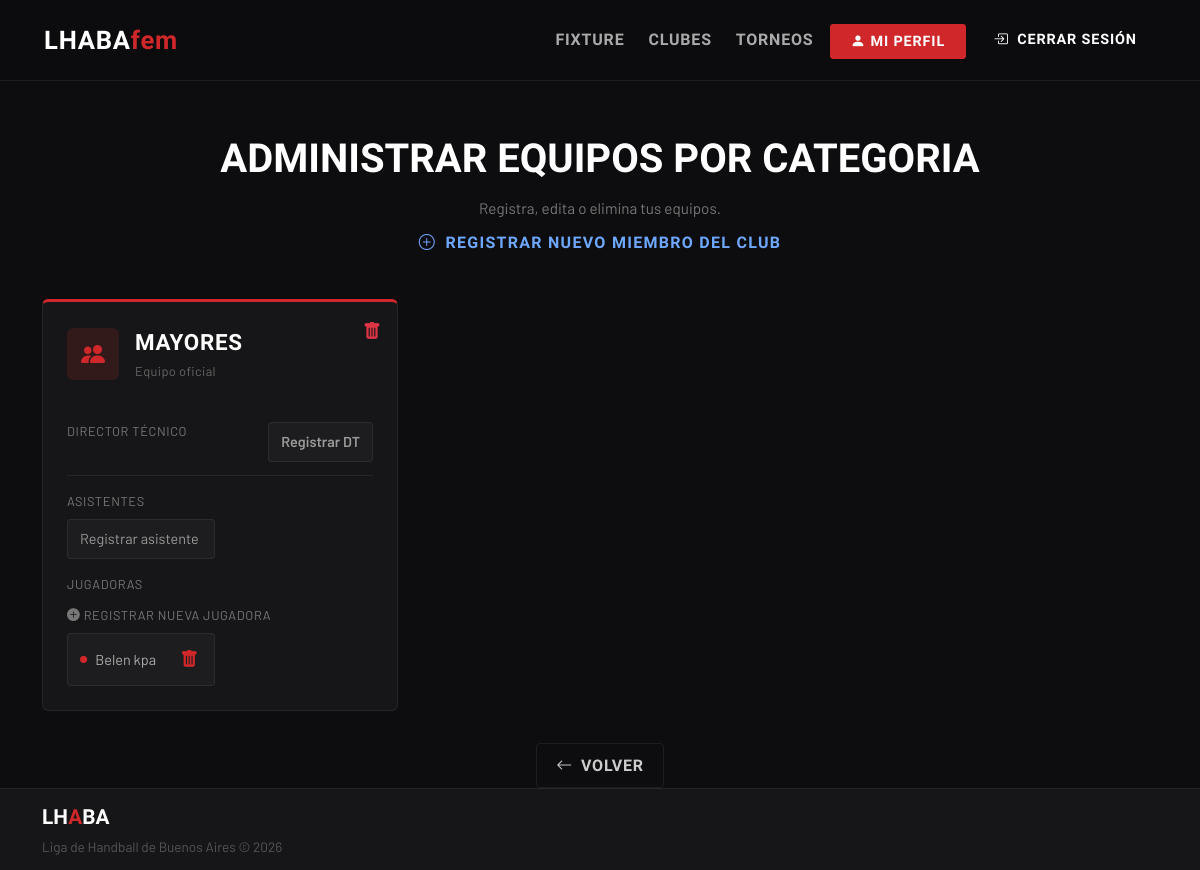
/perfil_coordinador/CPBCRA/equipos/administrar_equipos/ (signed in), run on an earlier commit of the app's database.
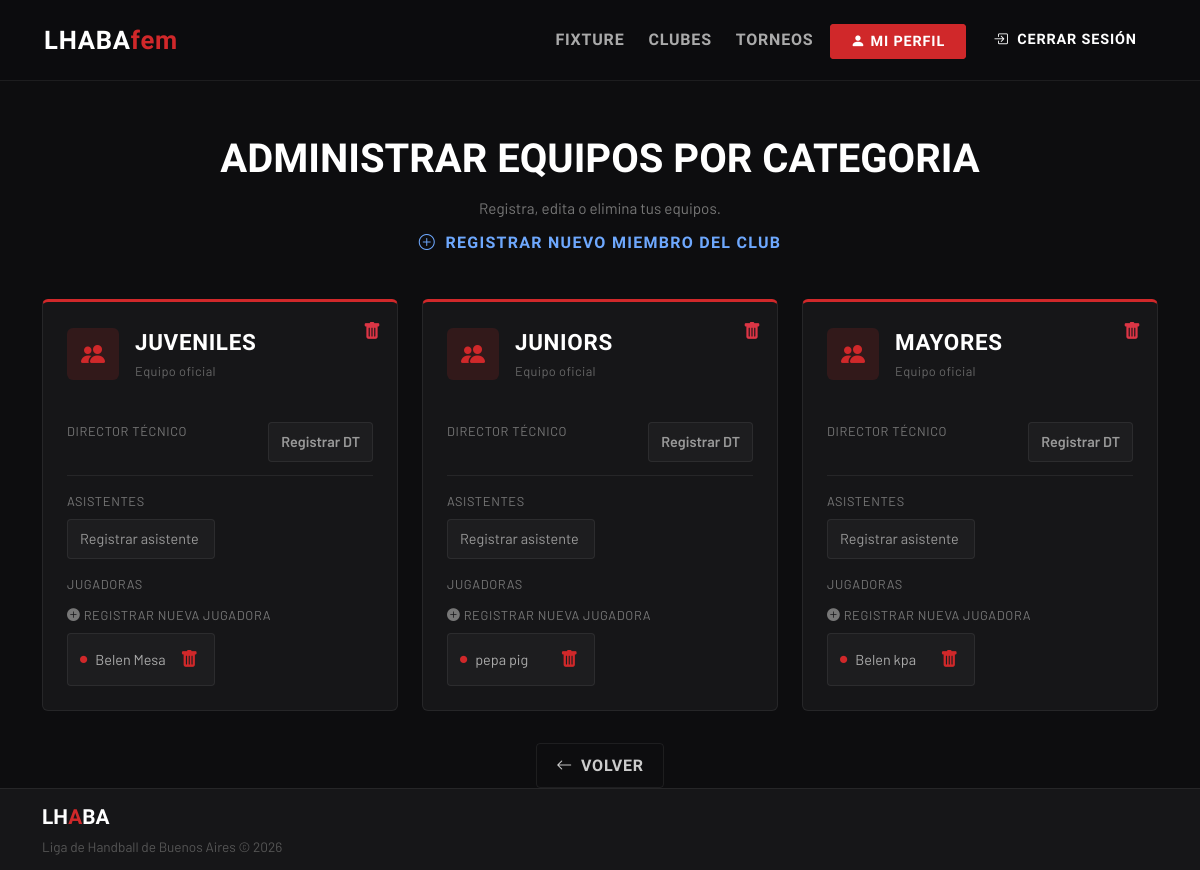
And on a later commit of the database.
### clubes/models.py (models this page shows, shortened)
class Categoria(models.Model):
    id_categoria = models.AutoField(primary_key=True)
    nombre_categoria = models.CharField(max_length=30)

class Persona(models.Model):
    id_persona = models.AutoField(primary_key=True)
    nombre = models.CharField(max_length=50)
    apellido = models.CharField(max_length=50)
    dni = models.CharField(max_length=15, unique=True)
    fecha_nacimiento = models.DateField()
    email = models.EmailField(null=True, blank=True)

### clubes/views.py (the view)
# urls.py: path("perfil_coordinador/<nombre_siglas>/equipos/administrar_equipos/", administrar_equipos, name="administrar_equipos"),
@login_required
def administrar_equipos(request,nombre_siglas):
    club = get_object_or_404(ClubesRegistrados, nombre_siglas=nombre_siglas)
    categorias = Categoria.objects.all()
    personas = PersonaRol.objects.filter(club=club)
    if not es_coordinador(club, request.user):
        return redirect('home')
    equipos = []
    for categoria in categorias:
        ver_personas = personas.filter(categoria=categoria)
        dt = ver_personas.filter(rol__rol="Director Tecnico").first()
        asistentes = ver_personas.filter(rol__rol="Asistente")
        jugadoras = ver_personas.filter(rol__rol="Jugadora")
        if ver_personas.exists():
            lista_asistentes = []
            for a in asistentes:
                lista_asistentes.append(a.persona)
            lista_jugadoras = []
            for b in jugadoras:
                lista_jugadoras.append(b.persona)
            equipos.append({
                "categoria": categoria,
                "dt": dt.persona if dt else None,
                "asistentes": lista_asistentes,
                "jugadoras": lista_jugadoras
            })
    contexto = {
        "club": club,
        "equipos": equipos
    }
    return render(request, "clubes/equipo_administrar.html", contexto)

### accounts/views.py (called while the page is built)
def es_coordinador(club, user):
    if club.coordinador_deportivo == user:
        return True
    return

### clubes/templates/clubes/equipo_administrar.html (shortened to what the changed rows need)
{% extends 'index.html' %}
{% block princ_content %}
<div class="container-xl">
  <div class="row g-4">
    {% if equipos %}
      {% for equipo in equipos %}
      <div class="col-md-6 col-lg-4">
        <div class="division-card division-lhaba position-relative">
          <a href="{% url 'consulta_eliminar_equipo' club.nombre_siglas equipo.categoria.id_categoria %}"
             class="trash-equipo">
            <i class="bi bi-trash-fill"></i>
          </a>
          <div class="division-header">
            <div class="division-icon lhaba">
              <i class="bi bi-people-fill"></i>
            </div>
            <div>
              <div class="division-name">{{ equipo.categoria.nombre_categoria }}</div>
              <div class="division-torneo">Equipo oficial</div>
            </div>
          </div>
          <div class="detail-row">
            <div class="detail-label">Director Técnico</div>
            <div class="detail-value">
              {% if equipo.dt %}
                <a href="{% url 'actualizar_persona' club.nombre_siglas equipo.dt.id_persona %}"
                   class="categoria-item"
                   style="color: inherit; text-decoration: none;">
                  {{ equipo.dt.nombre }} {{ equipo.dt.apellido }}
                </a>
              {% else %}
                <a href="{% url 'registrar_persona' club.nombre_siglas %}"
                   class="categoria-item"
                   style="color: #999; text-decoration: none;">
                  Registrar DT
                </a>
              {% endif %}
            </div>
          </div>
          <div class="mt-3">
            <div class="detail-label mb-2">Asistentes</div>
            <div class="categoria-list">
              {% if equipo.asistentes %}
                {% for a in equipo.asistentes %}
                  <div class="categoria-item">
                    <i class="bi bi-circle-fill"></i>
                    <a href="{% url 'actualizar_persona' club.nombre_siglas a.id_persona %}"
                       style="color: inherit; text-decoration: none;">
                      {{ a.nombre }} {{ a.apellido }}
                    </a>
                  </div>
                  <a href="{% url 'consulta_eliminar_persona' club.nombre_siglas a.id_persona %}"
                     class="trash-icon trash-icon--small">
                    <i class="bi bi-trash-fill"></i>
                  </a>
                {% endfor %}
              {% else %}
                <a href="{% url 'registrar_persona' club.nombre_siglas %}"
                   class="categoria-item"
                   style="color: #999; text-decoration: none;">
                  Registrar asistente
                </a>
              {% endif %}
            </div>
          </div>
          <div class="mt-3">
            <div class="detail-label mb-2">Jugadoras</div>
            <a href="{% url 'registrar_persona' club.nombre_siglas %}"
               class="detail-label mb-2"
               style="text-decoration: none; display: inline-block; margin-bottom: 10px;">
              <i class="bi bi-plus-circle-fill"></i>
              Registrar nueva jugadora
            </a>
            <div class="categoria-list">
              {% if equipo.jugadoras %}
                {% for j in equipo.jugadoras %}
                <div class="categoria-item d-flex justify-content-between align-items-center">
                  <div class="d-flex align-items-center gap-2">
                    <i class="bi bi-circle-fill"></i>
                    <a href="{% url 'actualizar_persona' club.nombre_siglas j.id_persona %}"
                       style="color: inherit; text-decoration: none;">
                      {{ j.nombre }} {{ j.apellido }}
                    </a>
                  </div>
                  <a href="{% url 'consulta_eliminar_persona' club.nombre_siglas j.id_persona %}"
                     class="trash-icon trash-icon--small">
                    <i class="bi bi-trash-fill"></i>
                  </a>
                </div>
                {% endfor %}
              {% else %}
                <div class="categoria-item" style="color: #999;">
                  Sin Jugadoras
                </div>
              {% endif %}
            </div>
          </div>
        </div>
      </div>
      {% endfor %}
    {% endif %}
  </div>
</div>
{% endblock %}

What changed in the data, as far as the page shows it:
now on this page (row unchanged): Categoria: categoria.nombre_categoria "JUVENILES"
added Persona: nombre "Belen", apellido "Mesa", shown under "JUVENILES"
now on this page (row unchanged): Categoria: categoria.nombre_categoria "JUNIORS"
added Persona: nombre "pepa", apellido "pig", shown under "JUNIORS"
